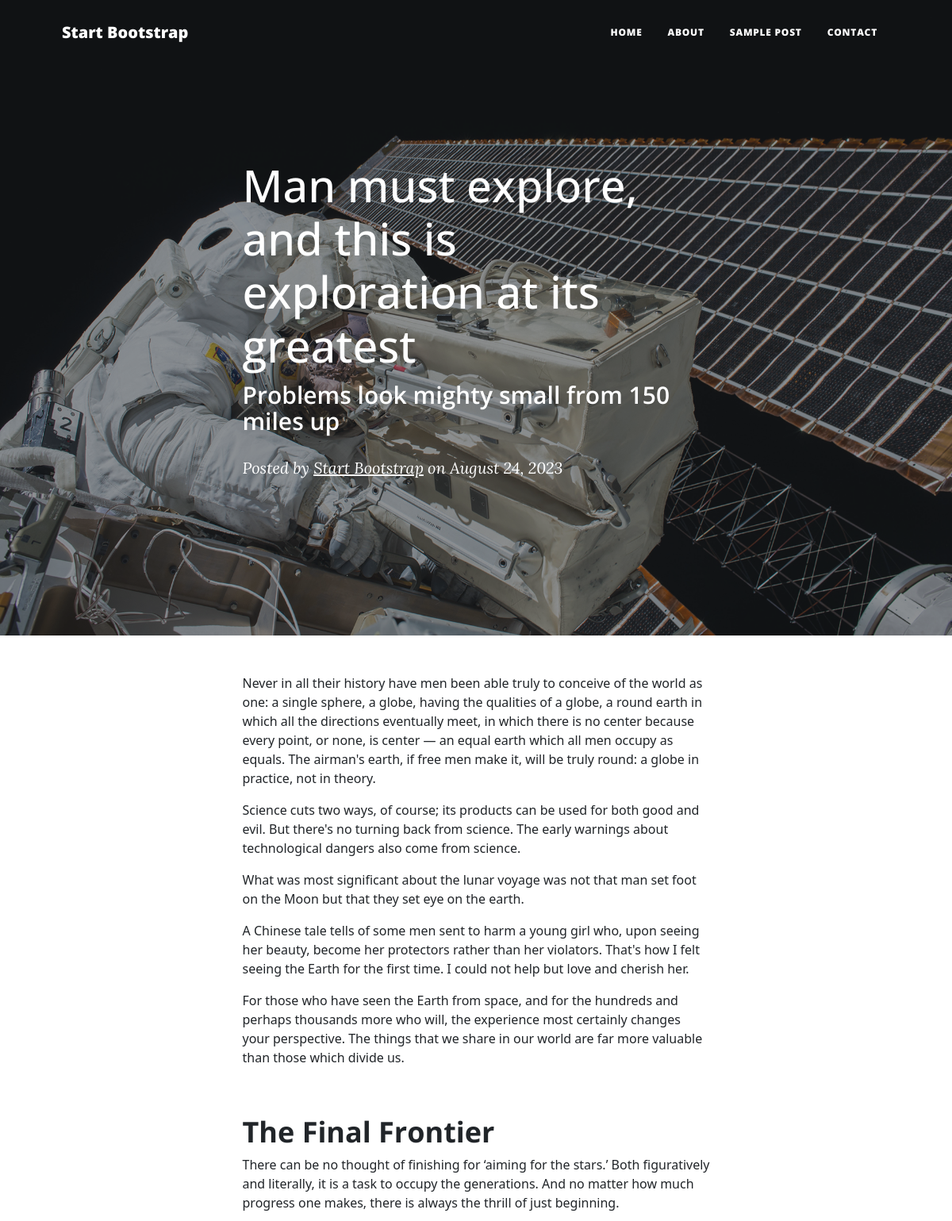
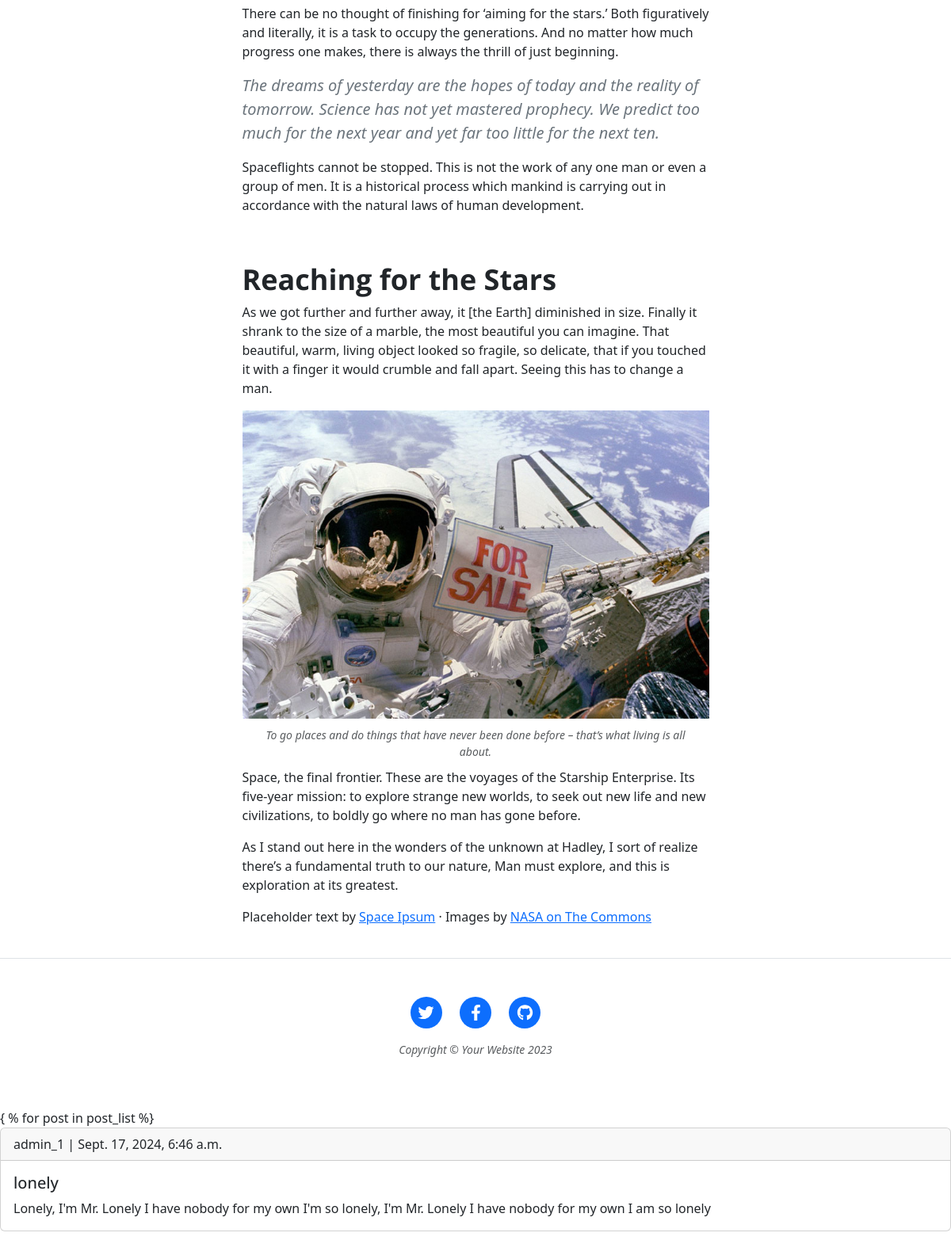
The page /lonely/ on the database its author committed (2 pictures, top to bottom).
### blog/models.py (models this page shows, shortened)
class Post(models.Model):
    title = models.CharField(max_length=200, unique=True)
    slug = models.SlugField(max_length=200,unique=True)
    author = models.ForeignKey(User,on_delete=models.CASCADE,related_name='blog_posts')
    content = models.TextField()
    updated_on = models.DateTimeField(auto_now=True)
    created_on = models.DateTimeField(auto_now_add=True)
    status = models.IntegerField(choices=STATUS,default=0)
    class Meta:
        ordering = ['-created_on']

### blog/views.py (the view)
# urls.py: path('<slug:slug>/', views.PostDetail.as_view(),name='post_detail'),
class PostDetail(generic.DeleteView):
    model = Post
    template_name = 'blog/detail.html'

### templates/blog/detail.html (shortened to what this page needs)
{% load static %}
<!DOCTYPE html>
<html lang="en">
    <head>
        <link href="{% static 'css/styles.css' %}" rel="stylesheet" />
    </head>
    <body>
        <nav class="navbar navbar-expand-lg navbar-light" id="mainNav">
            <div class="container px-4 px-lg-5">
                <a class="navbar-brand" href="index.html">Start Bootstrap</a>
                <div class="collapse navbar-collapse" id="navbarResponsive">
                    <ul class="navbar-nav ms-auto py-4 py-lg-0">
                        <li class="nav-item"><a class="nav-link px-lg-3 py-3 py-lg-4" href="index.html">Home</a></li>
                        <li class="nav-item"><a class="nav-link px-lg-3 py-3 py-lg-4" href="about.html">About</a></li>
                        <li class="nav-item"><a class="nav-link px-lg-3 py-3 py-lg-4" href="post.html">Sample Post</a></li>
                        <li class="nav-item"><a class="nav-link px-lg-3 py-3 py-lg-4" href="contact.html">Contact</a></li>
                    </ul>
                </div>
            </div>
        </nav>
        <header class="masthead" style="background-image: url('assets/img/post-bg.jpg')">
            <div class="container position-relative px-4 px-lg-5">
                <div class="row gx-4 gx-lg-5 justify-content-center">
                    <div class="col-md-10 col-lg-8 col-xl-7">
                        <div class="post-heading">
                            <h1>Man must explore, and this is exploration at its greatest</h1>
                            <h2 class="subheading">Problems look mighty small from 150 miles up</h2>
                            <span class="meta">
                                Posted by
                                <a href="#!">Start Bootstrap</a>
                                on August 24, 2023
                            </span>
                        </div>
                    </div>
                </div>
            </div>
        </header>
        <article class="mb-4">
            <div class="container px-4 px-lg-5">
                <div class="row gx-4 gx-lg-5 justify-content-center">
                    <div class="col-md-10 col-lg-8 col-xl-7">
                        <p>Never in all their history have men been able truly to conceive of the world as one: a single sphere, a globe, having the qualities of a globe, a round earth in which all the directions eventually meet, in which there is no center because every point, or none, is center — an equal earth which all men occupy as equals. The airman's earth, if free men make it, will be truly round: a globe in practice, not in theory.</p>
                        <p>Science cuts two ways, of course; its products can be used for both good and evil. But there's no turning back from science. The early warnings about technological dangers also come from science.</p>
                        <p>What was most significant about the lunar voyage was not that man set foot on the Moon but that they set eye on the earth.</p>
                        <p>A Chinese tale tells of some men sent to harm a young girl who, upon seeing her beauty, become her protectors rather than her violators. That's how I felt seeing the Earth for the first time. I could not help but love and cherish her.</p>
                        <p>For those who have seen the Earth from space, and for the hundreds and perhaps thousands more who will, the experience most certainly changes your perspective. The things that we share in our world are far more valuable than those which divide us.</p>
                        <h2 class="section-heading">The Final Frontier</h2>
                        <p>There can be no thought of finishing for ‘aiming for the stars.’ Both figuratively and literally, it is a task to occupy the generations. And no matter how much progress one makes, there is always the thrill of just beginning.</p>
                        <p>There can be no thought of finishing for ‘aiming for the stars.’ Both figuratively and literally, it is a task to occupy the generations. And no matter how much progress one makes, there is always the thrill of just beginning.</p>
                        <blockquote class="blockquote">The dreams of yesterday are the hopes of today and the reality of tomorrow. Science has not yet mastered prophecy. We predict too much for the next year and yet far too little for the next ten.</blockquote>
                        <p>Spaceflights cannot be stopped. This is not the work of any one man or even a group of men. It is a historical process which mankind is carrying out in accordance with the natural laws of human development.</p>
                        <h2 class="section-heading">Reaching for the Stars</h2>
                        <p>As we got further and further away, it [the Earth] diminished in size. Finally it shrank to the size of a marble, the most beautiful you can imagine. That beautiful, warm, living object looked so fragile, so delicate, that if you touched it with a finger it would crumble and fall apart. Seeing this has to change a man.</p>
                        <a href="#!"><img class="img-fluid" src="assets/img/post-sample-image.jpg" alt="..." /></a>
                        <span class="caption text-muted">To go places and do things that have never been done before – that’s what living is all about.</span>
                        <p>Space, the final frontier. These are the voyages of the Starship Enterprise. Its five-year mission: to explore strange new worlds, to seek out new life and new civilizations, to boldly go where no man has gone before.</p>
                        <p>As I stand out here in the wonders of the unknown at Hadley, I sort of realize there’s a fundamental truth to our nature, Man must explore, and this is exploration at its greatest.</p>
                        <p>
                            Placeholder text by
                            <a href="http://spaceipsum.com/">Space Ipsum</a>
                            &middot; Images by
                            <a href="https://www.flickr.com/photos/nasacommons/">NASA on The Commons</a>
                        </p>
                    </div>
                </div>
            </div>
        </article>
        <footer class="border-top">
            <div class="container px-4 px-lg-5">
                <div class="row gx-4 gx-lg-5 justify-content-center">
                    <div class="col-md-10 col-lg-8 col-xl-7">
                        <ul class="list-inline text-center">
                            <li class="list-inline-item">
                                <a href="#!">
                                    <span class="fa-stack fa-lg">
                                        <i class="fas fa-circle fa-stack-2x"></i>
                                        <i class="fab fa-twitter fa-stack-1x fa-inverse"></i>
                                    </span>
                                </a>
                            </li>
                            <li class="list-inline-item">
                                <a href="#!">
                                    <span class="fa-stack fa-lg">
                                        <i class="fas fa-circle fa-stack-2x"></i>
                                        <i class="fab fa-facebook-f fa-stack-1x fa-inverse"></i>
                                    </span>
                                </a>
                            </li>
                            <li class="list-inline-item">
                                <a href="#!">
                                    <span class="fa-stack fa-lg">
                                        <i class="fas fa-circle fa-stack-2x"></i>
                                        <i class="fab fa-github fa-stack-1x fa-inverse"></i>
                                    </span>
                                </a>
                            </li>
                        </ul>
                        <div class="small text-center text-muted fst-italic">Copyright &copy; Your Website 2023</div>
                    </div>
                </div>
            </div>
        </footer>
    </body>
</html>
<!doctype html>
<html lang="en">
  <head>
    <link href="https://cdn.jsdelivr.net/npm/bootstrap@5.3.3/dist/css/bootstrap.min.css" rel="stylesheet">
  </head>
  <body>
    { % for post in post_list %}
    <div class="card mb-3">
        <div class="card-header">
            {{post.author}} | {{post.created_on}}
        </div>
        <div class="card-body">
            <h5 class=""card-title>{{post.title}}</a></h5>
            <p class="card-text">{{post.content}}</p>
        </div>
      </div>
  </body>
</html>

### rows shown on the page
Post: author "admin_1", created_on "Sept. 17, 2024, 6:46 a.m.", title "lonely", content "Lonely, I'm Mr. Lonely I have nobody for my own I'm so lonely, I'm Mr. Lonely I have nobody for my own I am so lonely"
